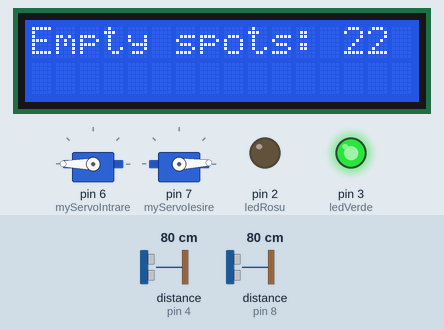
Simulated run of this sketch. Board: Arduino Uno, built with avr-gcc and run on an emulated ATmega328P. Parts: 2 × servo, 16×2 character LCD, output pins drawn as LEDs (lit = HIGH). Wiring (inferred from the names in the program): 2 × ultrasonic range finder: trigger pin 5, echo pin 4 / trigger pin 9, echo pin 8. Inputs (shaded band) come from the test bench; at power-on: distance to the obstacle (sensors on pin 4, pin 8) 80 cm. The echo pulse lasts 58.3 µs per cm; pins used as bus, display or sensor lines are not drawn; what the sketch prints to the serial monitor is not drawn.

Above: at 2.1 s.
2.2 s: distance to the obstacle (sensor on pin 4) set to 2 cm
At 3.4 s:
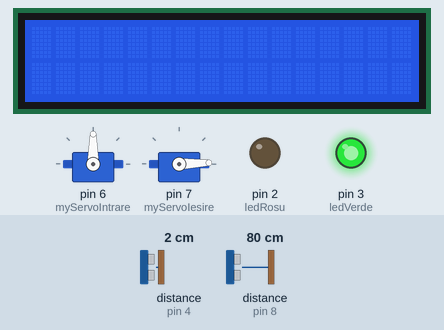
6.1 s: distance to the obstacle (sensor on pin 8) set to 2 cm
At 7.4 s:
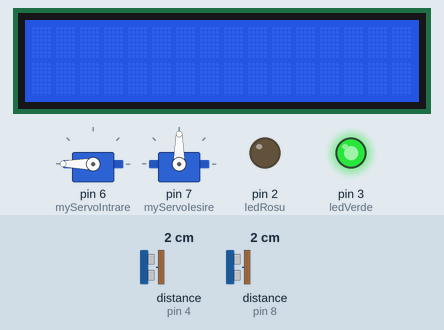
10.1 s: distance to the obstacle (sensor on pin 4) set to 18 cm
At 11.8 s:
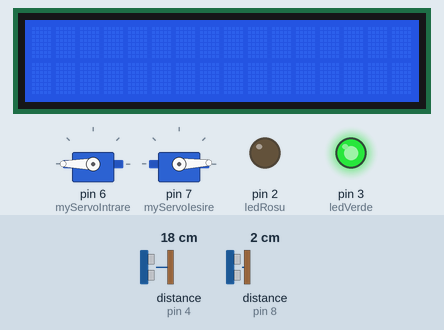
Timing chart, 0 to 13.3 s (numbered marks = the images above; inputs shaded):
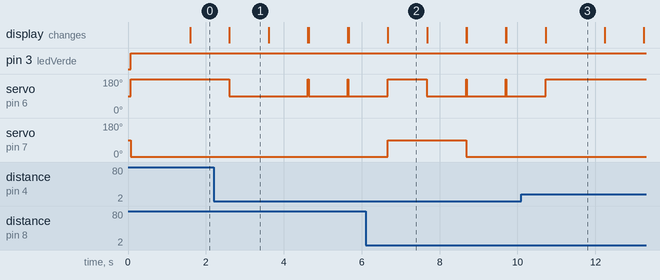

The sketch:

arduinoProiect.ino
```cpp
#include <Wire.h>
#include <LiquidCrystal_I2C.h>
#include <Servo.h>

#define echoPinIntrare 4 // attach pin D2 Arduino to pin Echo of HC-SR04
#define trigPinIntrare 5 //attach pin D3 Arduino to pin Trig of HC-SR04
#define echoPinIesire 8
#define trigPinIesire 9
Servo myServoIntrare,myServoIesire;

int cnt = 22;//22 parking spots

LiquidCrystal_I2C lcd(0x27, 16, 2);

int ledRosu = 2;
int ledVerde = 3;

// defines variables
long durationIntrare,durationIesire; // variable for the duration of sound wave travel
int distanceIntrare,distanceIesire; // variable for the distance measurement
void setup() {
  pinMode(trigPinIntrare, OUTPUT); // Sets the trigPin as an OUTPUT
  pinMode(echoPinIntrare, INPUT); // Sets the echoPin as an INPUT
  pinMode(trigPinIesire, OUTPUT);
  pinMode(echoPinIesire, INPUT);
  pinMode(ledRosu,OUTPUT);
  pinMode(ledVerde,OUTPUT);
  Serial.begin(9600); // // Serial Communication is starting with 9600 of baudrate speed
  myServoIntrare.attach(6);
  myServoIesire.attach(7);
  lcd.begin();
  myServoIntrare.write(180);
  myServoIesire.write(0);
  lcd.backlight();
  lcd.clear();
}
int state1=0;
void loop() {
//  delay(2000);
//  myServoIntrare.write(90);
    myServoIntrare.write(180);
//  delay(5000);
//  myServoIntrare.write(190);
    myServoIesire.write(2);


   // Clears the trigPin condition
  digitalWrite(trigPinIesire, LOW);
  delayMicroseconds(2);
  // Sets the trigPin HIGH (ACTIVE) for 10 microseconds
  digitalWrite(trigPinIesire, HIGH);
  delayMicroseconds(10);
  digitalWrite(trigPinIesire, LOW);
  // Reads the echoPin, returns the sound wave travel time in microseconds
  durationIesire = pulseIn(echoPinIesire, HIGH);
  // Calculating the distance
  distanceIesire = durationIesire * 0.034 / 2; // Speed of sound wave divided by 2 (go and back)
  // Displays the distance on the Serial Monitor
  Serial.print("distanceIesire:");
  Serial.println(distanceIesire);
  if(distanceIesire <10 && cnt < 22){
    cnt++;
    myServoIesire.write(90);
    delay(1000);
  }

  if(cnt == 0) {
    lcd.clear();
    lcd.print("No empty spots");
    analogWrite(ledRosu,255);
    analogWrite(ledVerde,0);
    delay(1000);
  }else{
    analogWrite(ledRosu,0);
    analogWrite(ledVerde,255);
    // Clears the trigPin condition
    digitalWrite(trigPinIntrare, LOW);
    delayMicroseconds(2);
    // Sets the trigPin HIGH (ACTIVE) for 10 microseconds
    digitalWrite(trigPinIntrare, HIGH);
    delayMicroseconds(10);
    digitalWrite(trigPinIntrare, LOW);
    // Reads the echoPin, returns the sound wave travel time in microseconds
    durationIntrare = pulseIn(echoPinIntrare, HIGH);
    // Calculating the distance
    distanceIntrare = durationIntrare * 0.034 / 2; // Speed of sound wave divided by 2 (go and back)
    // Displays the distance on the Serial Monitor

    //check if a car go in
    Serial.print("distanceIntrare:");
    Serial.println(distanceIntrare);

    if(distanceIntrare <10 && state1 == 0){
      cnt--;
      myServoIntrare.write(90);
      state1 = 1;
      delay(1000);
    }

    if(distanceIntrare < 10 && state1 == 1){
      myServoIntrare.write(90);
    }

    if(distanceIntrare > 10) {
        delay(1500);
        myServoIntrare.write(180);
        state1 = 0;
    }

    lcd.print("Empty spots: ");
    lcd.print(cnt);

    delay(1000);

   lcd.clear();
  }
}
```

Measured:
- after the input at 2.2 s, servo on pin 6 (myServoIntrare): 180° → 90° after 0.40 s
- after the input at 6.1 s, servo on pin 7 (myServoIesire): 2° → 90° after 0.57 s, → 2° 2.0 s later
- after the input at 10.1 s, servo on pin 6 (myServoIntrare): goes on until 10.7 s, then stays 180°
- what the display in image 1 shows lasts 1.0 s, from 2.6 s to 3.6 s
- what the display in image 3 shows lasts 1.5 s, from 10.7 s to 12.2 s
